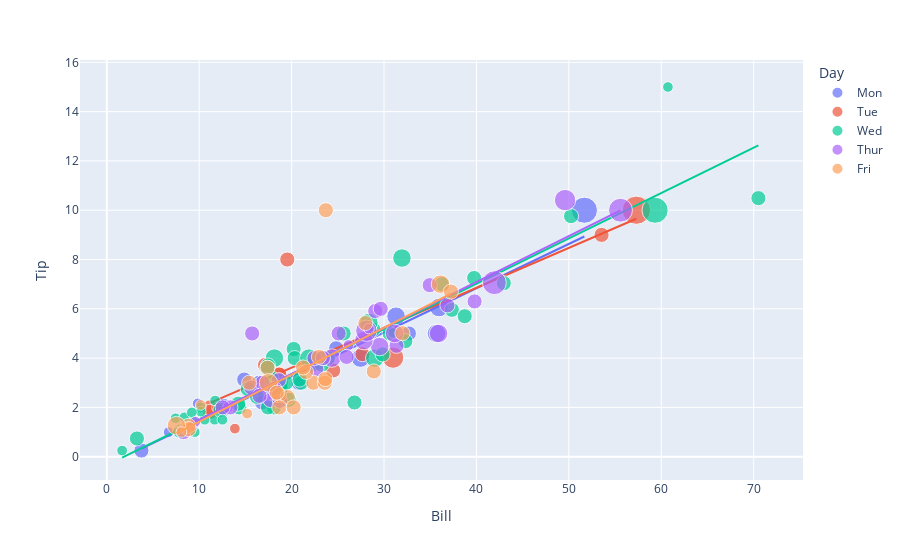
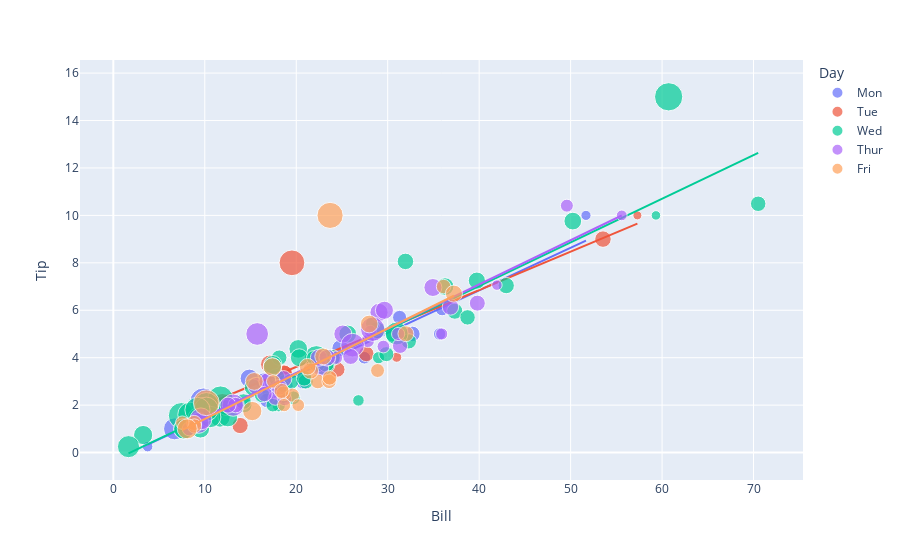
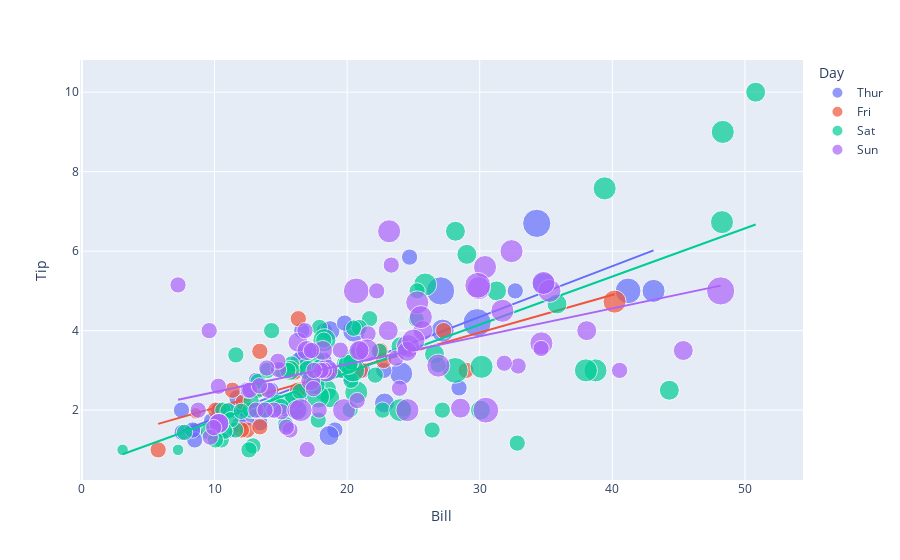
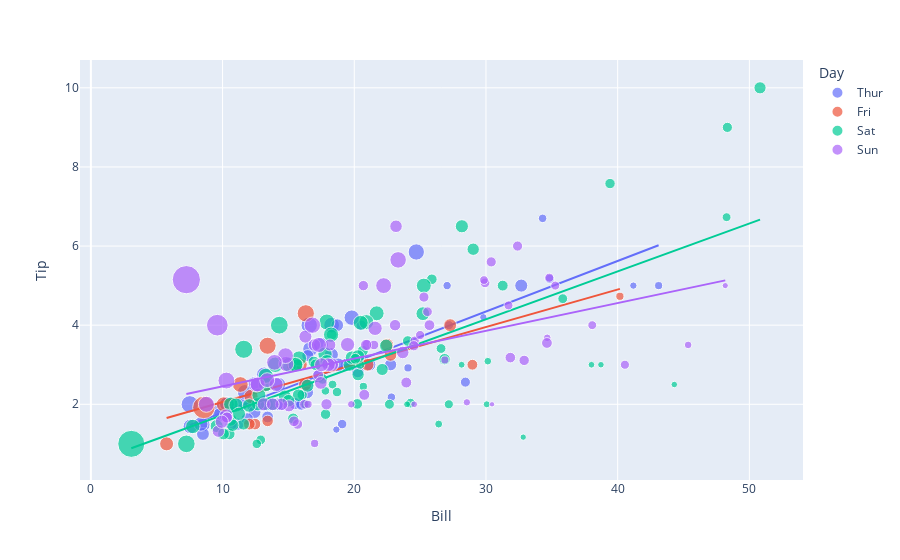

Notebook source saved alongside these figures, in order:
### Code cell
import pandas as pd
import numpy as np
import matplotlib.pyplot as plt
import plotly.express as px
from sklearn.model_selection import train_test_split
from sklearn.linear_model import LinearRegression
from sklearn.metrics import mean_squared_error, mean_absolute_error, r2_score


def import_dataset(file):
    df = pd.read_csv(file) 
    return df


#### Clean Section

# Columns to keep: Total Bill, Tip, Guests, Day
# Columns to remove: Credit, Server, Sex, Smoker, Time
# Columns to add: PctTip
def df1_edit(df):
    df = df.drop(columns=['Credit','Server'])  
    new_cols = ["Bill","Tip", "Day", "Guests", "PctTip"]
    df = df.reindex(columns=new_cols)
    
    df['Day'] = df['Day'].replace({'f': 'Fri', 'm': 'Mon', 't':'Tue', 'w':'Wed', 'th':"Thur"}) 
    days = ["Mon", 'Tue', 'Wed', 'Thur', 'Fri']
    
    df['Day'] = pd.Categorical(df['Day'], categories=days, ordered=True)
    df = df.sort_values(by = 'Day')
    
    df["PctTips_Guest"] = df["PctTip"] / df["Guests"]
    df['PctTips_Guest'] = df['PctTips_Guest'].round(1)
    return df

def df2_edit(df):
    df = df.rename(columns={'total_bill': 'Bill', 'tip': 'Tip', 'day': 'Day', 'size': "Guests"})
    df = df.drop(columns=['sex','smoker', 'time'])
    df['PctTip'] = (df['Tip'] / df['Bill'])*100
    df['PctTip'] = df['PctTip'].round(1)
    
    days = ['Thur', 'Fri', 'Sat', 'Sun']
    
    df['Day'] = pd.Categorical(df['Day'], categories=days, ordered=True)
    df = df.sort_values(by = 'Day')
    
    df["PctTips_Guest"] = df["PctTip"] / df["Guests"] 
    df['PctTips_Guest'] = df['PctTips_Guest'].round(1)
    return df

 
    
    
#### Analysis Section

def group(df):
    avg_tip_day = df.groupby("Day")["PctTip"].mean()
    return avg_tip_day

    
def plot(avg_tip_day):
    plt.plot(avg_tip_day)
    plt.yticks([16.0,16.5,17,17.5,18])
    plt.title("Tips by Day")
    plt.show()
    

def graphs(df):
    figure = px.scatter(data_frame = df, x="Bill", y="Tip", size="Guests", color= "Day", trendline="ols")
    figure.show()
    
    figure = px.scatter(data_frame = df, x="Bill", y="Tip", size="PctTips_Guest", color= "Day", trendline="ols")
    figure.show()

def stats(df):
    print("The average percentage tips per person is:",df["PctTips_Guest"].mean())
    stats = df["PctTips_Guest"].describe()
    print(stats)
    
    
    
    
###### Machine Learning Section
    
def df1_prepare_ML(df): 
    df["Day"] = df["Day"].map({"Mon": 1, "Tue": 2, "Wed": 3, "Thur": 4, "Fri": 5})

    
def df2_prepare_ML(df):  
    df["Day"] = df["Day"].map({"Thur": 4, "Fri": 5, "Sat": 6, "Sun": 7})


def split_data(df):
    x = np.array(df[["Bill", "Day", "Guests"]])
    y = np.array(df["Tip"])

    xtrain, xtest, ytrain, ytest = train_test_split(x, y, test_size=0.2, random_state=42)
    return xtrain, xtest, ytrain, ytest
    
    
def train_model(xtrain, ytrain):
    model = LinearRegression()
    model.fit(xtrain, ytrain)
    return model


def test_model(model, xtest, ytest):
    predictions = model.predict(xtest)

    mse = mean_squared_error(ytest, predictions)
    mae = mean_absolute_error(ytest, predictions)
    r_squared = r2_score(ytest, predictions)

    print("Mean Squared Error:", mse)
    print("Mean Absolute Error:", mae)
    print("R-squared:", r_squared)
    
    return predictions
    
    

############ Combine both datasets then use machine learning to predict tips

def combine_df(df1, df2):
    combined_df = pd.concat([df1, df2], ignore_index=True)
    return combined_df
    
def combined_split_data(combined_df):
    x = np.array(df[["Bill", "Day", "Guests"]])
    y = np.array(df["Tip"])

    xtrain, xtest, ytrain, ytest = train_test_split(x, y, test_size=0.2, random_state=42)
    return xtrain, xtest, ytrain, ytest
    
    
def combined_train_model(xtrain, ytrain):
    model = LinearRegression()
    model.fit(xtrain, ytrain)
    return model


def combined_test_model(model, xtest, ytest):
    predictions = model.predict(xtest)
    
    mse = mean_squared_error(ytest, predictions)
    mae = mean_absolute_error(ytest, predictions)
    r_squared = r2_score(ytest, predictions)

    print("Mean Squared Error:", mse)
    print("Mean Absolute Error:", mae)
    print("R-squared:", r_squared)
    
    

# Compare Predictions with actual value

def compare_result(predictions, ytest):
    compare_result = pd.concat([pd.Series(ytest), pd.Series(predictions)], axis=1)
    compare_result.columns = ["actual", "predictions"]
    display(compare_result.head())
    
    
    
    
    
def main():
    #First dataset
    file1 = "RestaurantTips.csv"
    df1 = import_dataset(file1)
    print("Dataset 1")
    display(df1.head())
    display(df1.info())
    
    # Second dataset
    file2 = "tips.csv"
    print("\n","Dataset 2")
    df2 = import_dataset(file2)
    display(df2.head())
    display(df2.info())
    
    print("\n","\n","\n","Edited version of datasets","\n")
    
    print("Dataset 1")
    df1 = df1_edit(df1)
    print('Days Recorded:', '\n', df1['Day'].value_counts())
    display(df1.head())
    df1_avg_tip_day = group(df1)
    print(df1_avg_tip_day)
    plot(df1_avg_tip_day)
    graphs(df1)
    stats(df1)
    
    print('\n', '\n',"Dataset 2")
    df2 = df2_edit(df2)
    print('Days Recorded :', '\n', df2['Day'].value_counts())
    display(df2.head())
    df2_avg_tip_day = group(df2)
    print(df2_avg_tip_day)
    plot(df2_avg_tip_day)
    graphs(df2)
    stats(df2)
    
    
    print("\n","\n","\n","////////////////////////////////// Machine Learning Section //////////////////////////////////","\n","\n","\n")
    
    df1_prepare_ML(df1)
    df1_xtrain, df1_xtest, df1_ytrain, df1_ytest = split_data(df1)
    df1_model = train_model(df1_xtrain, df1_ytrain)
    print("Testing first dataset")
    df1_predictions = test_model(df1_model, df1_xtest, df1_ytest)
    compare_result(df1_predictions, df1_ytest)
    
    df2_prepare_ML(df2)
    df2_xtrain, df2_xtest, df2_ytrain, df2_ytest = split_data(df2)
    df2_model = train_model(df2_xtrain, df2_ytrain)
    print("\n","\n","Testing second dataset")
    df2_predictions = test_model(df2_model, df2_xtest, df2_ytest)
    compare_result(df2_predictions, df2_ytest)
    
    
    print("\n","\n","\n","////////////////////////////////// Combined Dataset Machine Learning Section //////////////////////////////////","\n","\n","\n")

    combined_df = combine_df(df1,df2)
    combined_xtrain, combined_xtest, combined_ytrain, combined_ytest = split_data(combined_df)
    combined_model = train_model(combined_xtrain, combined_ytrain)
    print("Testing combined dataset")
    test_model(combined_model, combined_xtest, combined_ytest)
    
    
    print("\n","\n","\n","////////////////////////////////// Train one Dataset and Test Other Dataset Machine Learning Section //////////////////////////////////","\n","\n","\n")
    
    print("Testing Second dataset with first dataset")
    test_model(df1_model, df2_xtest, df2_ytest)
    
    print("\n","\n","Testing First dataset with Second dataset")
    test_model(df2_model, df1_xtest, df1_ytest)
    
    
main()
